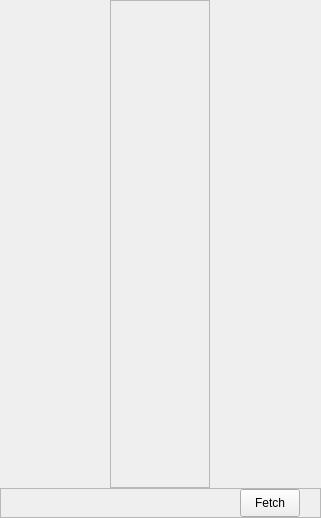
<?xml version="1.0" encoding="UTF-8"?>
<ui version="4.0">
 <class>Frame</class>
 <widget class="QFrame" name="Frame">
  <property name="geometry">
   <rect>
    <x>0</x>
    <y>0</y>
    <width>321</width>
    <height>518</height>
   </rect>
  </property>
  <property name="windowTitle">
   <string>Frame</string>
  </property>
  <layout class="QVBoxLayout" name="verticalLayout">
   <property name="spacing">
    <number>0</number>
   </property>
   <property name="leftMargin">
    <number>0</number>
   </property>
   <property name="topMargin">
    <number>0</number>
   </property>
   <property name="rightMargin">
    <number>0</number>
   </property>
   <property name="bottomMargin">
    <number>0</number>
   </property>
   <item alignment="Qt::AlignmentFlag::AlignHCenter">
    <widget class="QFrame" name="frame_config">
     <property name="minimumSize">
      <size>
       <width>100</width>
       <height>0</height>
      </size>
     </property>
     <property name="frameShape">
      <enum>QFrame::Shape::StyledPanel</enum>
     </property>
     <property name="frameShadow">
      <enum>QFrame::Shadow::Raised</enum>
     </property>
    </widget>
   </item>
   <item>
    <widget class="QFrame" name="frame_2">
     <property name="minimumSize">
      <size>
       <width>0</width>
       <height>0</height>
      </size>
     </property>
     <property name="maximumSize">
      <size>
       <width>16777215</width>
       <height>30</height>
      </size>
     </property>
     <property name="frameShape">
      <enum>QFrame::Shape::StyledPanel</enum>
     </property>
     <property name="frameShadow">
      <enum>QFrame::Shadow::Raised</enum>
     </property>
     <layout class="QHBoxLayout" name="horizontalLayout">
      <property name="leftMargin">
       <number>0</number>
      </property>
      <property name="topMargin">
       <number>0</number>
      </property>
      <property name="rightMargin">
       <number>20</number>
      </property>
      <property name="bottomMargin">
       <number>0</number>
      </property>
      <item>
       <spacer name="horizontalSpacer">
        <property name="orientation">
         <enum>Qt::Orientation::Horizontal</enum>
        </property>
        <property name="sizeHint" stdset="0">
         <size>
          <width>40</width>
          <height>20</height>
         </size>
        </property>
       </spacer>
      </item>
      <item>
       <widget class="QToolButton" name="toolButton_fetch">
        <property name="sizePolicy">
         <sizepolicy hsizetype="Preferred" vsizetype="Preferred">
          <horstretch>0</horstretch>
          <verstretch>0</verstretch>
         </sizepolicy>
        </property>
        <property name="minimumSize">
         <size>
          <width>60</width>
          <height>0</height>
         </size>
        </property>
        <property name="text">
         <string>Fetch</string>
        </property>
       </widget>
      </item>
     </layout>
    </widget>
   </item>
  </layout>
 </widget>
 <resources/>
 <connections/>
</ui>
